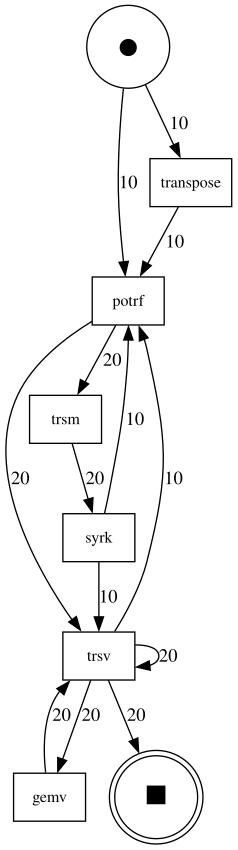

Write the Python code that produced this figure.
from linnea_inspector.event_data  import prepare
from linnea_inspector.classifiers.f_call import f_call

from process_inspector.event_log import EventLog
from process_inspector.activity_log import ActivityLog

from process_inspector.dfg.dfg import DFG
from process_inspector.dfg.add_dfgs import add_dfgs
from process_inspector.dfg.perspective import DFGPerspective

import sys
import os

def dfg1():
    # Example test (from root directory):
    trace_dir = "../50algorithms_1000_100/Julia/experimentsKEB/traces/"
    
    trace_file1 = os.path.join(trace_dir,"algorithm1.traces")
    trace_file2 = os.path.join(trace_dir, "algorithm15.traces")
    
    event_data, meta_data = prepare(trace_file1)
    event_log = EventLog(event_data, case_key=['alg','iter'], order_key='time', obj_key='alg')
    activity_log1 = ActivityLog(event_log, 4, f_call)    
    dfg1 = DFG(activity_log1)
    
    event_data, meta_data = prepare(trace_file2)
    event_log = EventLog(event_data, case_key=['alg','iter'], order_key='time', obj_key='alg')
    activity_log2 = ActivityLog(event_log, 4, f_call)    
    dfg2 = DFG(activity_log2)
    
    dfg = add_dfgs(dfg1, dfg2)
    # activity_events = concat_activity_events(activity_log1.activity_events, activity_log2.activity_events)
    
    perspective = DFGPerspective(dfg)
    perspective.create_style()
    graph = perspective.prepare_digraph(rankdir='TD')
    print(graph)
    graph.render('dfg1', format='svg', cleanup=True)
    print("SUCCESS")

if __name__ == "__main__":
    dfg1()
